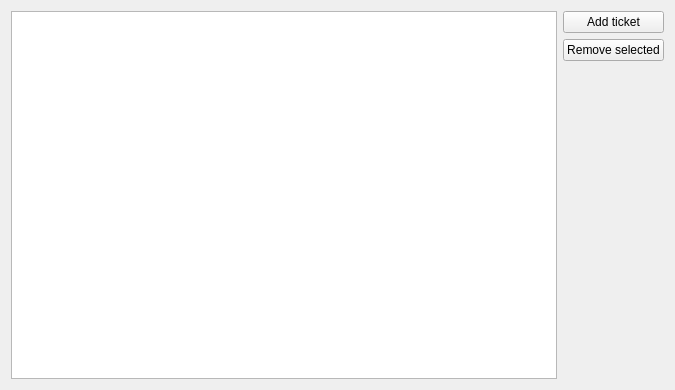
<?xml version="1.0" encoding="UTF-8"?>
<ui version="4.0">
 <class>Ticket</class>
 <widget class="QWidget" name="Ticket">
  <property name="geometry">
   <rect>
    <x>0</x>
    <y>0</y>
    <width>675</width>
    <height>390</height>
   </rect>
  </property>
  <property name="windowTitle">
   <string>Form</string>
  </property>
  <property name="autoFillBackground">
   <bool>false</bool>
  </property>
  <layout class="QHBoxLayout" name="horizontalLayout">
   <item>
    <widget class="QTableView" name="tableView"/>
   </item>
   <item>
    <layout class="QVBoxLayout" name="verticalLayout">
     <item>
      <widget class="QPushButton" name="add">
       <property name="text">
        <string>Add ticket</string>
       </property>
      </widget>
     </item>
     <item>
      <widget class="QPushButton" name="remove">
       <property name="text">
        <string>Remove selected</string>
       </property>
      </widget>
     </item>
     <item>
      <spacer name="verticalSpacer">
       <property name="orientation">
        <enum>Qt::Vertical</enum>
       </property>
       <property name="sizeHint" stdset="0">
        <size>
         <width>20</width>
         <height>40</height>
        </size>
       </property>
      </spacer>
     </item>
    </layout>
   </item>
  </layout>
 </widget>
 <resources/>
 <connections/>
</ui>
